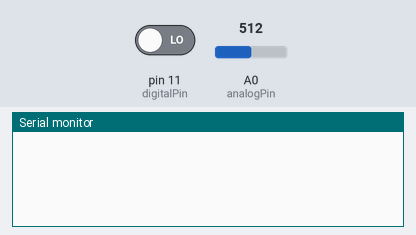
The sketch below on a simulated Arduino Uno, built with avr-gcc and run on an emulated ATmega328P. Parts: the last lines printed to the serial monitor. The inputs (shaded band) are chosen by the test bench; at power-on: pin 11 (digitalPin) LOW, A0 (analogPin) = 512.

Above: at 1.2 s.
1.3 s: pin 11 (digitalPin) driven HIGH
At 2.4 s:
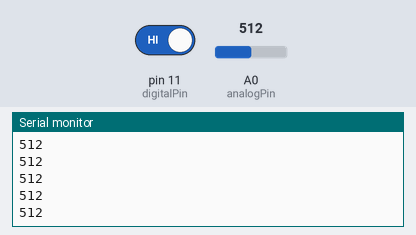
3.2 s: A0 (analogPin) set to 716
At 3.8 s:
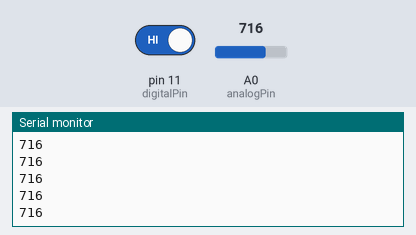
4.7 s: A0 (analogPin) set to 900
At 5.2 s:
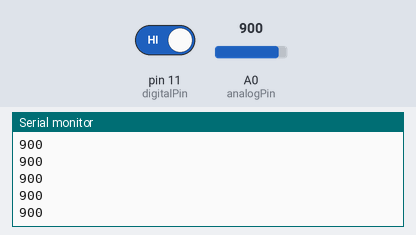
Timing chart, 0 to 7.7 s (numbered marks = the images above; inputs shaded):
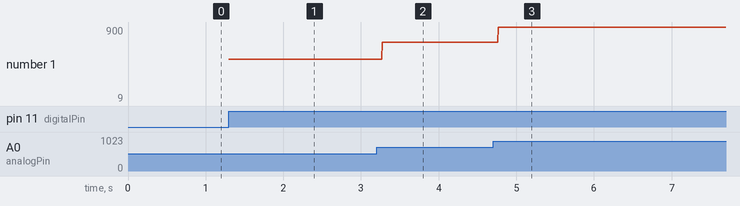

Measured:
- after the input at 1.3 s, the serial monitor: prints a new line at once (image 1)
- after the input at 3.2 s, the serial monitor: prints a new line after 0.07 s (image 2)
- after the input at 4.7 s, the serial monitor: prints a new line after 0.07 s (image 3)
- plotted number 1: 512 → 716 after the input at 3.2 s, 716 → 9 after the input at 4.7 s

The sketch:

sketch_nov23a.ino
```cpp
#include<string.h>
int digitalPin = 11;
int analogPin = 0;

int val = 0;

void setup() {
  Serial.begin(9600);
}

void loop() {
  if(digitalRead(digitalPin)){
    val = analogRead(analogPin);
    Serial.println(val);
  }

}
```
